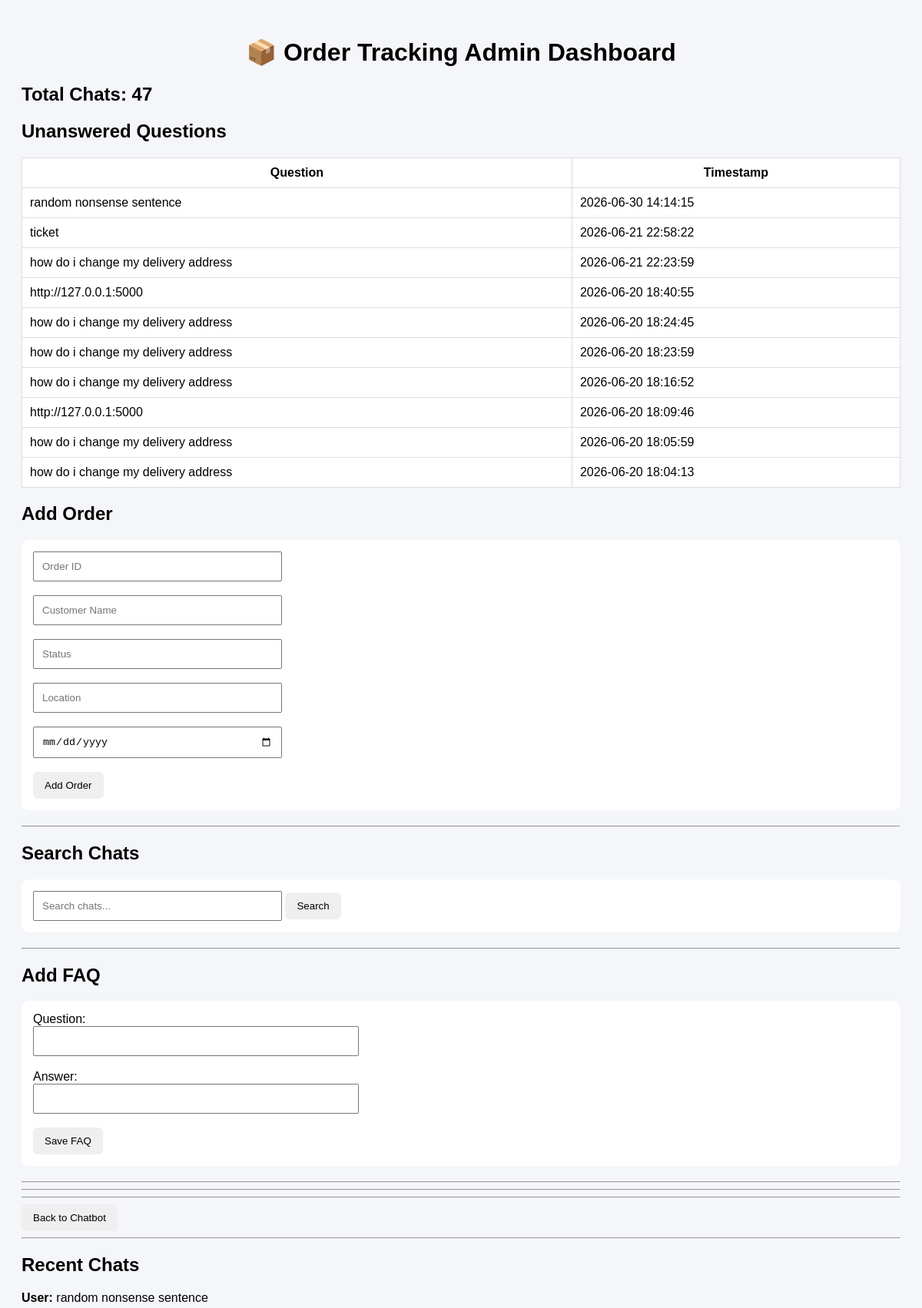
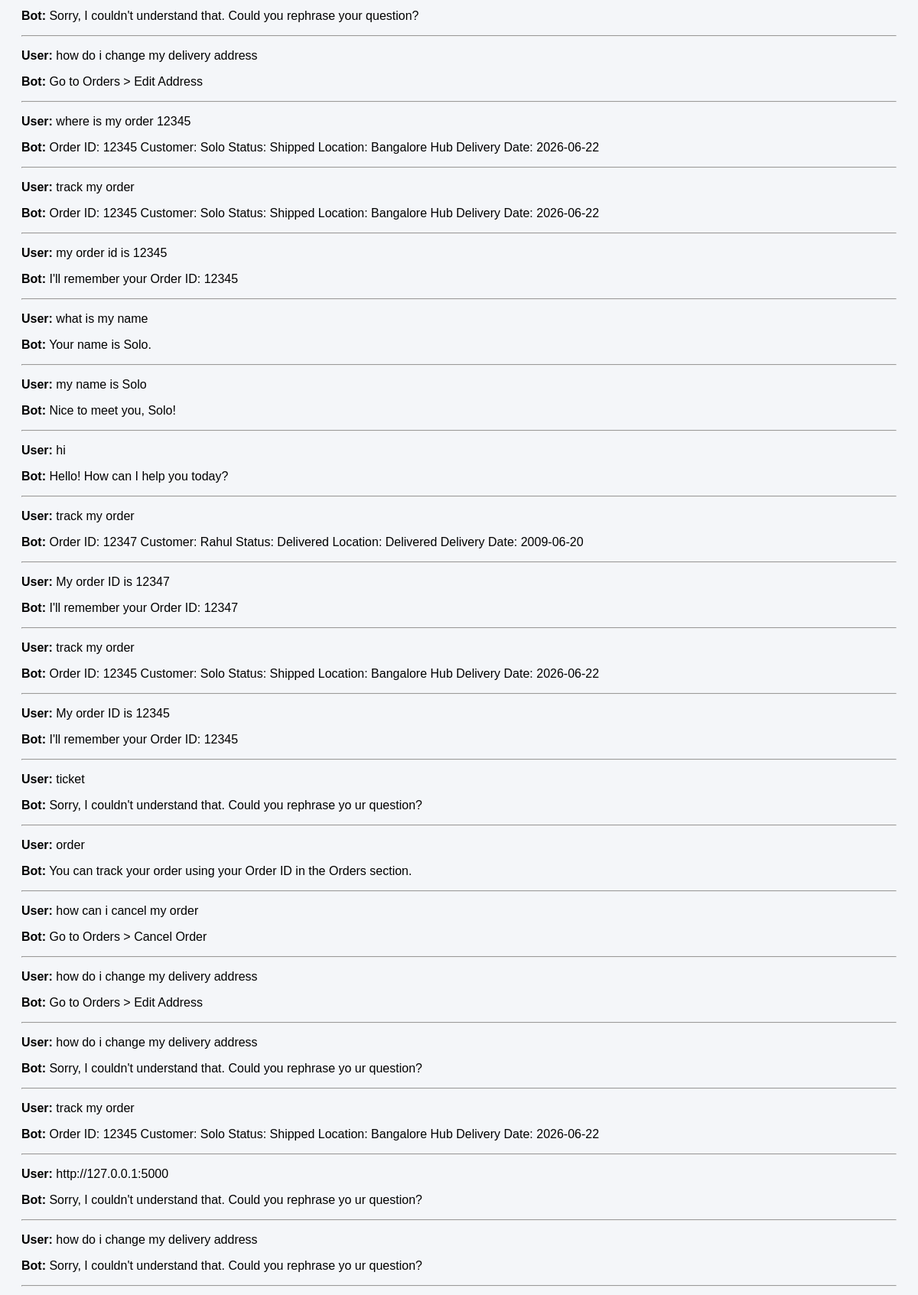
The page /admin (upper part) on the database its author committed (2 pictures, top to bottom).
### tables this page shows
CREATE TABLE unanswered_questions(
        id INTEGER PRIMARY KEY AUTOINCREMENT,
        question TEXT,
        timestamp TEXT
    );

CREATE TABLE chats(
            id INTEGER PRIMARY KEY AUTOINCREMENT,
            user_message TEXT,
            bot_response TEXT,
            timestamp TEXT
        );

### app.py (the view)
@app.route("/admin")
def admin():
    chats = get_chats()
    count = get_chat_count()
    unanswered = get_unanswered_questions()
    return render_template(
        "admin.html",
        chats=chats,
        count=count,
        unanswered=unanswered
    )

### database.py (called while the page is built)
def get_chats():
    conn = sqlite3.connect("database.db")
    cursor = conn.cursor()
    cursor.execute("""
        SELECT user_message,
               bot_response,
               timestamp
        FROM chats
        ORDER BY id DESC
    """)
    chats = cursor.fetchall()
    conn.close()
    return chats

def get_chat_count():
    conn = sqlite3.connect("database.db")
    cursor = conn.cursor()
    cursor.execute("SELECT COUNT(*) FROM chats")
    count = cursor.fetchone()[0]
    conn.close()
    return count

def get_unanswered_questions():
    conn = sqlite3.connect("database.db")
    cursor = conn.cursor()
    cursor.execute("""
        SELECT question,
               timestamp
        FROM unanswered_questions
        ORDER BY id DESC
    """)
    questions = cursor.fetchall()
    conn.close()
    return questions

### templates/admin.html (shortened to what this page needs)
<!DOCTYPE html>
<html>
<head>
</head>
<body>
<h1>📦 Order Tracking Admin Dashboard</h1>
    <h2>Total Chats: {{ count }}</h2>
    <h2>Unanswered Questions</h2>
<table border="1">
<tr>
    <th>Question</th>
    <th>Timestamp</th>
</tr>
{% for q in unanswered %}
<tr>
    <td>{{ q[0] }}</td>
    <td>{{ q[1] }}</td>
</tr>
{% endfor %}
</table>
<h2>Add Order</h2>
<form action="/add_order" method="POST">
    <input
        type="text"
        name="order_id"
        placeholder="Order ID"
        required
    ><br><br>
    <input
        type="text"
        name="customer_name"
        placeholder="Customer Name"
        required
    ><br><br>
    <input
        type="text"
        name="status"
        placeholder="Status"
        required
    ><br><br>
    <input
        type="text"
        name="location"
        placeholder="Location"
        required
    ><br><br>
    <input
        type="date"
        name="delivery_date"
        required
    ><br><br>
    <button type="submit">
        Add Order
    </button>
</form>
<hr>
<h2>Search Chats</h2>
<form action="/search">
    <input
        type="text"
        name="keyword"
        placeholder="Search chats..."
    >
    <button type="submit">
        Search
    </button>
</form>
<hr>
<h2>Add FAQ</h2>
<form action="/add_faq" method="POST">
    <label>Question:</label><br>
    <input type="text" name="question" required style="width:400px;"><br><br>
    <label>Answer:</label><br>
    <input type="text" name="answer" required style="width:400px;"><br><br>
    <button type="submit">
        Save FAQ
    </button>
</form>
<hr>
<hr>
<hr>
    <a href="/">
        <button>Back to Chatbot</button>
    </a>
    <hr>
    <h2>Recent Chats</h2>
    {% for chat in chats %}
        <p>
            <b>User:</b> {{ chat[0] }}
        </p>
        <p>
            <b>Bot:</b> {{ chat[1] }}
        </p>
        <hr>
    {% endfor %}
</body>
</html>

### templates/admin.html (style rules this page uses)
body { font-family: Arial, sans-serif; background:#f4f6f9; padding:20px; }
h1 { text-align:center; }
table { width:100%; border-collapse:collapse; background:white; }
th,td { padding:10px; border:1px solid #ddd; }
form { background:white; padding:15px; border-radius:10px; margin-bottom:20px; }
input { padding:10px; width:300px; }
button { padding:10px 15px; border:none; border-radius:6px; cursor:pointer; }

### rows shown on the page
unanswered_questions: question "random nonsense sentence", timestamp "2026-06-30 14:14:15"
unanswered_questions: question "ticket", timestamp "2026-06-21 22:58:22"
unanswered_questions: question "how do i change my delivery address", timestamp "2026-06-21 22:23:59"
unanswered_questions: question "http://127.0.0.1:5000", timestamp "2026-06-20 18:40:55"
unanswered_questions: question "how do i change my delivery address", timestamp "2026-06-20 18:24:45"
unanswered_questions: question "how do i change my delivery address", timestamp "2026-06-20 18:23:59"
unanswered_questions: question "how do i change my delivery address", timestamp "2026-06-20 18:16:52"
unanswered_questions: question "http://127.0.0.1:5000", timestamp "2026-06-20 18:09:46"
unanswered_questions: question "how do i change my delivery address", timestamp "2026-06-20 18:05:59"
unanswered_questions: question "how do i change my delivery address", timestamp "2026-06-20 18:04:13"
chats: user_message "random nonsense sentence", bot_response "Sorry, I couldn't understand that. Could you rephrase your question?"
chats: user_message "how do i change my delivery address", bot_response "Go to Orders > Edit Address"
chats: user_message "where is my order 12345", bot_response "Order ID: 12345 Customer: Solo Status: Shipped Location: Bangalore Hub Delivery Date: 2026-06-22"
chats: user_message "track my order", bot_response "Order ID: 12345 Customer: Solo Status: Shipped Location: Bangalore Hub Delivery Date: 2026-06-22"
chats: user_message "my order id is 12345", bot_response "I'll remember your Order ID: 12345"
chats: user_message "what is my name", bot_response "Your name is Solo."
chats: user_message "my name is Solo", bot_response "Nice to meet you, Solo!"
chats: user_message "hi", bot_response "Hello! How can I help you today?"
chats: user_message "track my order", bot_response "Order ID: 12347 Customer: Rahul Status: Delivered Location: Delivered Delivery Date: 2009-06-20"
chats: user_message "My order ID is 12347", bot_response "I'll remember your Order ID: 12347"
chats: user_message "track my order", bot_response "Order ID: 12345 Customer: Solo Status: Shipped Location: Bangalore Hub Delivery Date: 2026-06-22"
chats: user_message "My order ID is 12345", bot_response "I'll remember your Order ID: 12345"
chats: user_message "ticket", bot_response "Sorry, I couldn't understand that. Could you rephrase yo ur question?"
chats: user_message "order", bot_response "You can track your order using your Order ID in the Orders section."
chats: user_message "how can i cancel my order", bot_response "Go to Orders > Cancel Order"
chats: user_message "how do i change my delivery address", bot_response "Go to Orders > Edit Address"
chats: user_message "how do i change my delivery address", bot_response "Sorry, I couldn't understand that. Could you rephrase yo ur question?"
chats: user_message "track my order", bot_response "Order ID: 12345 Customer: Solo Status: Shipped Location: Bangalore Hub Delivery Date: 2026-06-22"
chats: user_message "http://127.0.0.1:5000", bot_response "Sorry, I couldn't understand that. Could you rephrase yo ur question?"
chats: user_message "how do i change my delivery address", bot_response "Sorry, I couldn't understand that. Could you rephrase yo ur question?"

### other values the page prints
{{ count }} "47"
